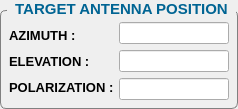
               <widget class="QGroupBox" name="groupBox_4">
                <property name="font">
                 <font>
                  <pointsize>11</pointsize>
                  <weight>75</weight>
                  <italic>false</italic>
                  <bold>true</bold>
                 </font>
                </property>
                <property name="styleSheet">
                 <string notr="true">	QGroupBox {
		font: bold; 

		border-radius: 6px;
		border : 1px solid grey;
		margin-top: 10px;
	}
	QGroupBox::title {
		subcontrol-origin:  margin;
		subcontrol-position: top center;    
		padding: 0 6px 0 6px;
	color: rgb(0, 100, 147);
	}</string>
                </property>
                <property name="title">
                 <string>TARGET ANTENNA POSITION</string>
                </property>
                <layout class="QVBoxLayout" name="verticalLayout_9">
                 <property name="spacing">
                  <number>4</number>
                 </property>
                 <property name="leftMargin">
                  <number>4</number>
                 </property>
                 <property name="rightMargin">
                  <number>4</number>
                 </property>
                 <property name="bottomMargin">
                  <number>4</number>
                 </property>
                 <item>
                  <layout class="QHBoxLayout" name="horizontalLayout_7">
                   <property name="spacing">
                    <number>2</number>
                   </property>
                   <property name="bottomMargin">
                    <number>4</number>
                   </property>
                   <item>
                    <layout class="QVBoxLayout" name="verticalLayout_13">
                     <property name="spacing">
                      <number>0</number>
                     </property>
                     <property name="leftMargin">
                      <number>4</number>
                     </property>
                     <item>
                      <widget class="QLabel" name="label_27">
                       <property name="font">
                        <font>
                         <pointsize>10</pointsize>
                         <weight>75</weight>
                         <bold>true</bold>
                        </font>
                       </property>
                       <property name="text">
                        <string>AZIMUTH : </string>
                       </property>
                      </widget>
                     </item>
                     <item>
                      <widget class="QLabel" name="label_28">
                       <property name="font">
                        <font>
                         <pointsize>10</pointsize>
                         <weight>75</weight>
                         <bold>true</bold>
                        </font>
                       </property>
                       <property name="text">
                        <string>ELEVATION : </string>
                       </property>
                      </widget>
                     </item>
                     <item>
                      <widget class="QLabel" name="label_30">
                       <property name="font">
                        <font>
                         <pointsize>10</pointsize>
                         <weight>75</weight>
                         <bold>true</bold>
                        </font>
                       </property>
                       <property name="text">
                        <string>POLARIZATION : </string>
                       </property>
                      </widget>
                     </item>
                    </layout>
                   </item>
                   <item>
                    <layout class="QVBoxLayout" name="verticalLayout_14">
                     <property name="spacing">
                      <number>6</number>
                     </property>
                     <property name="leftMargin">
                      <number>0</number>
                     </property>
                     <property name="topMargin">
                      <number>0</number>
                     </property>
                     <property name="rightMargin">
                      <number>4</number>
                     </property>
                     <property name="bottomMargin">
                      <number>0</number>
                     </property>
                     <item>
                      <widget class="QLineEdit" name="azTar">
                       <property name="sizePolicy">
                        <sizepolicy hsizetype="Expanding" vsizetype="Expanding">
                         <horstretch>0</horstretch>
                         <verstretch>0</verstretch>
                        </sizepolicy>
                       </property>
                       <property name="maximumSize">
                        <size>
                         <width>110</width>
                         <height>16777215</height>
                        </size>
                       </property>
                       <property name="font">
                        <font>
                         <pointsize>9</pointsize>
                         <weight>75</weight>
                         <bold>true</bold>
                        </font>
                       </property>
                       <property name="styleSheet">
                        <string notr="true"/>
                       </property>
                       <property name="alignment">
                        <set>Qt::AlignCenter</set>
                       </property>
                       <property name="readOnly">
                        <bool>true</bool>
                       </property>
                      </widget>
                     </item>
                     <item>
                      <widget class="QLineEdit" name="elTar">
                       <property name="sizePolicy">
                        <sizepolicy hsizetype="Expanding" vsizetype="Expanding">
                         <horstretch>0</horstretch>
                         <verstretch>0</verstretch>
                        </sizepolicy>
                       </property>
                       <property name="maximumSize">
                        <size>
                         <width>110</width>
                         <height>16777215</height>
                        </size>
                       </property>
                       <property name="font">
                        <font>
                         <pointsize>9</pointsize>
                         <weight>75</weight>
                         <bold>true</bold>
                        </font>
                       </property>
                       <property name="styleSheet">
                        <string notr="true"/>
                       </property>
                       <property name="alignment">
                        <set>Qt::AlignCenter</set>
                       </property>
                       <property name="readOnly">
                        <bool>true</bool>
                       </property>
                      </widget>
                     </item>
                     <item>
                      <widget class="QLineEdit" name="polTar">
                       <property name="sizePolicy">
                        <sizepolicy hsizetype="Expanding" vsizetype="Expanding">
                         <horstretch>0</horstretch>
                         <verstretch>0</verstretch>
                        </sizepolicy>
                       </property>
                       <property name="maximumSize">
                        <size>
                         <width>110</width>
                         <height>16777215</height>
                        </size>
                       </property>
                       <property name="font">
                        <font>
                         <pointsize>9</pointsize>
                         <weight>75</weight>
                         <bold>true</bold>
                        </font>
                       </property>
                       <property name="styleSheet">
                        <string notr="true"/>
                       </property>
                       <property name="alignment">
                        <set>Qt::AlignCenter</set>
                       </property>
                       <property name="readOnly">
                        <bool>true</bool>
                       </property>
                      </widget>
                     </item>
                    </layout>
                   </item>
                  </layout>
                 </item>
                </layout>
               </widget>
